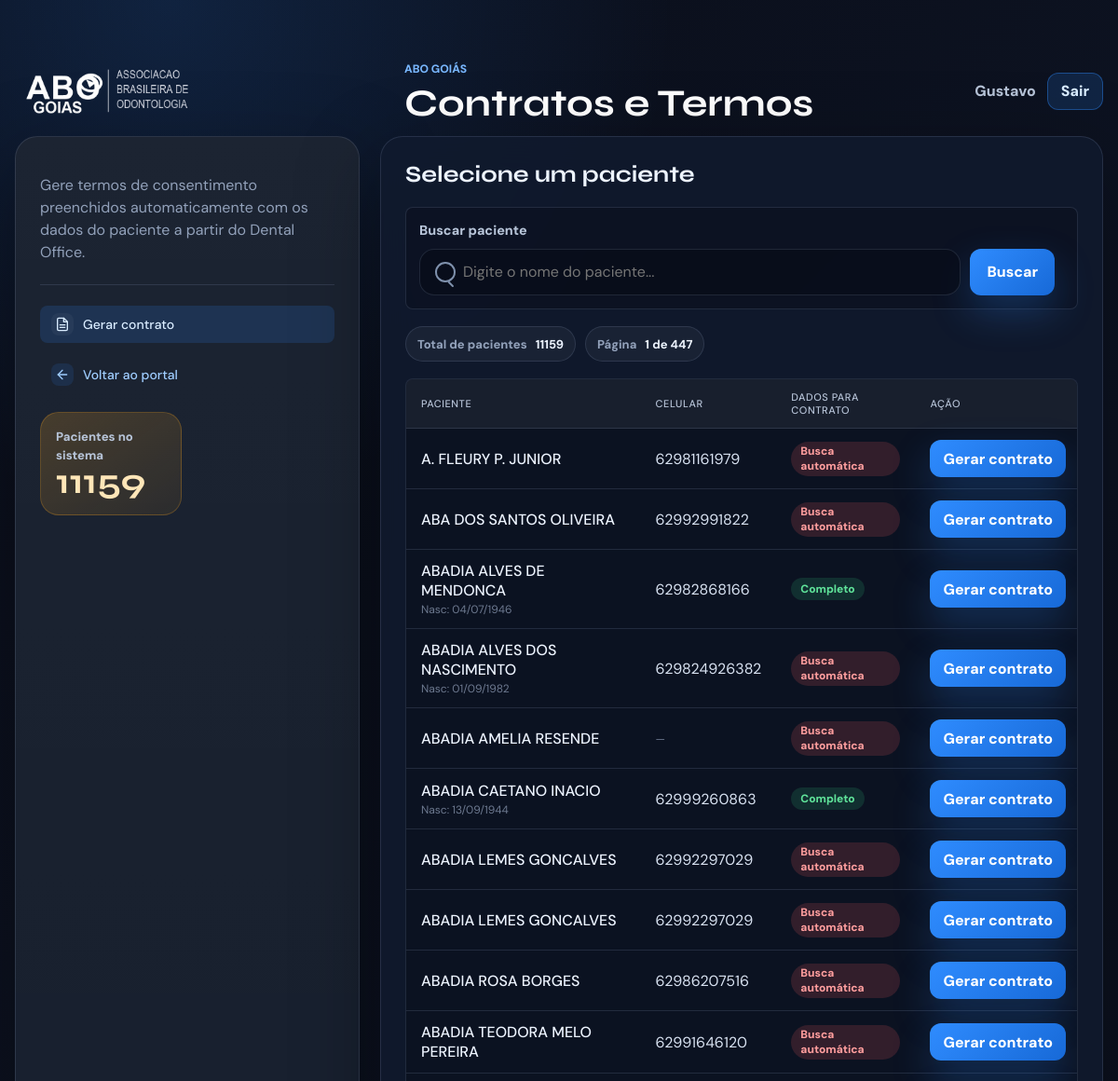
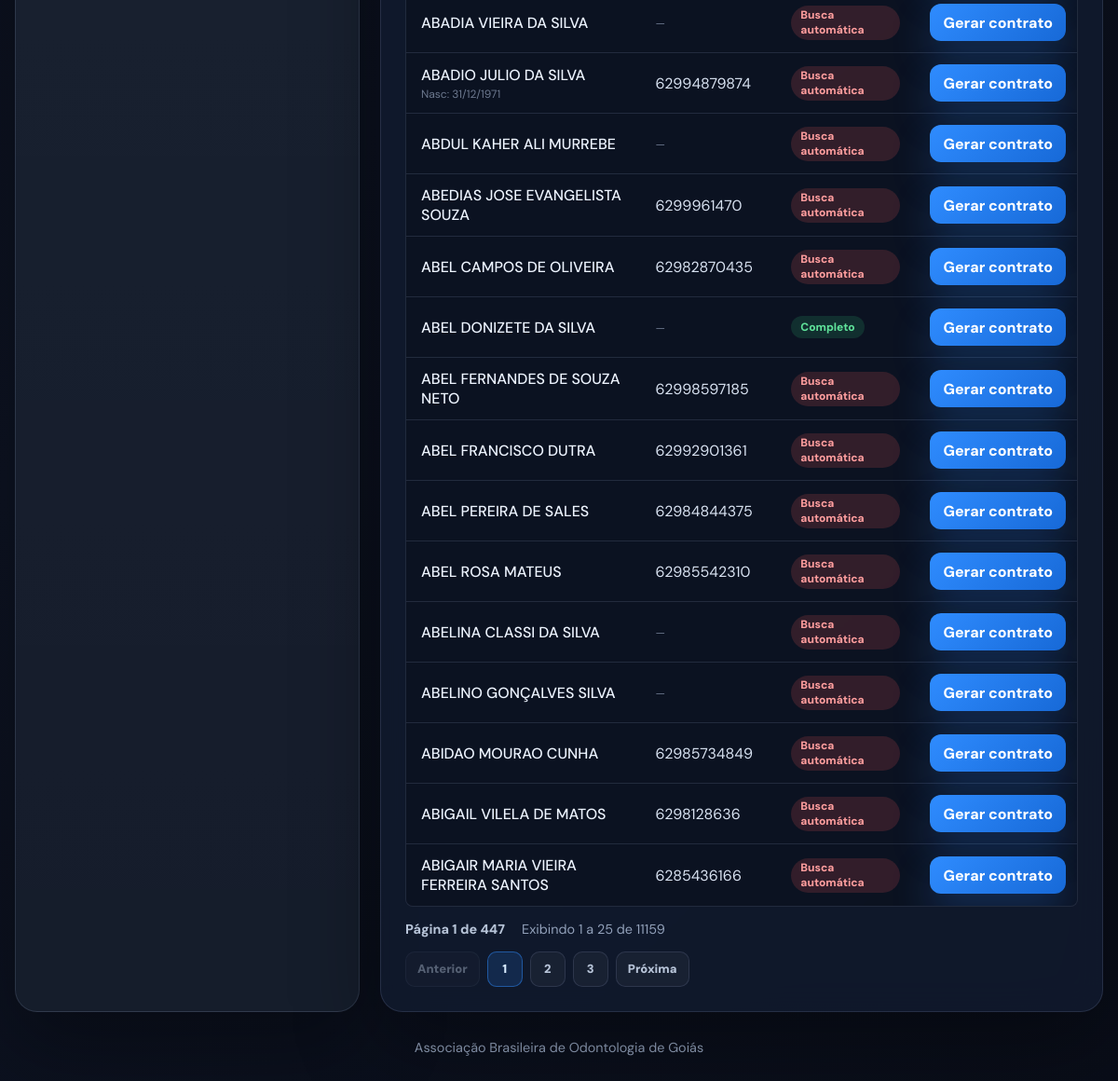
/contratos/ (signed in), run on the app's committed database (2 pictures, top to bottom).
### gestao_lab/models.py (models this page shows, shortened)
class Paciente(ModeloBase):
    nome = models.CharField(max_length=200)
    celular = models.CharField(max_length=20, blank=True)
    id_dental = models.CharField(max_length=50, unique=True)
    processo_aberto = models.BooleanField(default=False)
    data_previsao_retorno = models.DateField(null=True, blank=True)
    origem = models.CharField(
        max_length=20,
        choices=OrigemDados.choices,
        default=OrigemDados.DENTAL,
    )
    ultima_sincronizacao = models.DateTimeField(null=True, blank=True)
    cpf = models.CharField(max_length=20, blank=True)
    rg = models.CharField(max_length=30, blank=True)
    data_nascimento = models.DateField(null=True, blank=True)
    endereco_logradouro = models.CharField(max_length=200, blank=True)
    endereco_numero = models.CharField(max_length=20, blank=True)
    endereco_complemento = models.CharField(max_length=100, blank=True)
    endereco_bairro = models.CharField(max_length=100, blank=True)
    endereco_cidade = models.CharField(max_length=100, blank=True)
    endereco_estado = models.CharField(max_length=2, blank=True)
    endereco_cep = models.CharField(max_length=10, blank=True)
    nome_responsavel = models.CharField(max_length=200, blank=True)
    cpf_responsavel = models.CharField(max_length=20, blank=True)
    @property
    def dados_contrato_completos(self) -> bool:
        return bool(self.cpf or self.rg) and bool(self.endereco_cidade)
    class Meta:
        ordering = ["nome"]
        verbose_name = "paciente"
        verbose_name_plural = "pacientes"

### gestao_contratos/views.py (the view, shortened to what this page needs)
# urls.py: path("contratos/", include("gestao_contratos.urls")),
@login_required
def contratos(request: HttpRequest) -> HttpResponse:
    busca = request.GET.get("q", "").strip()
    pacientes_qs = Paciente.objects.filter(ativo=True).order_by("nome")
    if busca:
        pacientes_qs = pacientes_qs.filter(nome__icontains=busca)
    pacientes_api: list[dict] = []
    erro_api: str = ""
    total = pacientes_qs.count()
    params = request.GET.copy()
    params.pop("page", None)
    paginator = Paginator(pacientes_qs, _PACIENTES_POR_PAGINA)
    page_obj = paginator.get_page(request.GET.get("page"))
    return render(
        request,
        "gestao_contratos/contratos.html",
        {
            "pacientes": page_obj,
            "page_obj": page_obj,
            "query_string": params.urlencode(),
            "pacientes_api": pacientes_api,
            "busca": busca,
            "total": total,
            "erro_api": erro_api,
        },
    )

### gestao_cme/context_processors.py (called while the page is built)
def usuario_logado(request: HttpRequest) -> dict:
    return {"usuario_logado": request.user if request.user.is_authenticated else None}

### gestao_contratos/templates/gestao_contratos/contratos.html (shortened to what this page needs)
{% extends "gestao_cme/base.html" %}
{% block header_eyebrow %}ABO Goiás{% endblock %}
{% block header_title %}Contratos e Termos{% endblock %}
{% block content %}
<main class="page-shell">
    <div class="layout-grid">
        <aside class="panel config-panel">
            <p class="panel-copy">
                Gere termos de consentimento preenchidos automaticamente com os dados
                do paciente a partir do Dental Office.
            </p>
            <nav class="side-nav" aria-label="Navegação de contratos">
                <a class="side-link active" href="{% url 'contratos' %}">
                    <span class="side-icon" aria-hidden="true">
                    </span>
                    <span>Gerar contrato</span>
                </a>
                <a class="side-link side-link-return" href="{% url 'home' %}">
                    <span class="side-icon" aria-hidden="true">
                        <svg viewBox="0 0 24 24" width="16" height="16" fill="none" stroke="currentColor" stroke-width="2" stroke-linecap="round" stroke-linejoin="round">
                            <path d="M19 12H5"/>
                            <path d="m12 19-7-7 7-7"/>
                        </svg>
                    </span>
                    <span>Voltar ao portal</span>
                </a>
            </nav>
            <div class="metric-grid" style="margin-top: 20px;">
                <div class="metric-card">
                    <span class="metric-label">Pacientes no sistema</span>
                    <strong>{{ total }}</strong>
                </div>
            </div>
        </aside>
        <section class="panel results-panel">
            <div class="results-topbar">
                <div>
                    <h2>Selecione um paciente</h2>
                </div>
            </div>
            <form class="results-search" method="get" autocomplete="off">
                <label class="search-label" for="results-q-contratos">Buscar paciente</label>
                <div class="results-search-row">
                    <div class="search-control">
                        <input id="results-q-contratos" type="search" name="q"
                               value="{{ busca }}"
                               placeholder="Digite o nome do paciente...">
                    </div>
                    <button class="button primary" type="submit">Buscar</button>
                </div>
            </form>
            {% if busca %}
                <div class="selection-summary">
                    <div class="info-chip">
                        <span>Buscando por</span>
                        <strong>"{{ busca }}"</strong>
                    </div>
                    <div class="info-chip">
                        <span>No sistema</span>
                        <strong>{{ total }} resultado(s)</strong>
                    </div>
                    {% if pacientes_api %}
                        <div class="info-chip">
                            <span>No Dental Office</span>
                            <strong>{{ pacientes_api|length }} resultado(s)</strong>
                        </div>
                    {% endif %}
                </div>
            {% else %}
                <div class="selection-summary">
                    <div class="info-chip">
                        <span>Total de pacientes</span>
                        <strong>{{ total }}</strong>
                    </div>
                    {% if page_obj.paginator.num_pages > 1 %}
                        <div class="info-chip">
                            <span>Página</span>
                            <strong>{{ page_obj.number }} de {{ page_obj.paginator.num_pages }}</strong>
                        </div>
                    {% endif %}
                </div>
            {% endif %}
            {% if pacientes %}
                <div class="table-wrap data-table-wrap">
                    <table class="data-table">
                        <thead>
                            <tr>
                                <th>Paciente</th>
                                <th>Celular</th>
                                <th>Dados para contrato</th>
                                <th>Ação</th>
                            </tr>
                        </thead>
                        <tbody>
                            {% for paciente in pacientes %}
                                <tr>
                                    <td>
                                        <strong>{{ paciente.nome }}</strong>
                                        {% if paciente.data_nascimento %}
                                            <span class="cell-muted">Nasc: {{ paciente.data_nascimento|date:"d/m/Y" }}</span>
                                        {% endif %}
                                    </td>
                                    <td>
                                        {% if paciente.celular %}
                                            {{ paciente.celular }}
                                        {% else %}
                                            <span class="cell-muted">—</span>
                                        {% endif %}
                                    </td>
                                    <td>
                                        {% if paciente.dados_contrato_completos %}
                                            <span class="badge badge-devolvido">Completo</span>
                                        {% else %}
                                            <span class="badge badge-atrasado">Busca automática</span>
                                        {% endif %}
                                    </td>
                                    <td class="actions-cell">
                                        <a class="button compact-button primary"
                                           href="{% url 'contrato_gerar' paciente.pk %}">
                                            Gerar contrato
                                        </a>
                                    </td>
                                </tr>
                            {% endfor %}
                        </tbody>
                    </table>
                </div>
            {% endif %}
            {% if pacientes %}
                {% include "gestao_cme/partials/paginacao.html" %}
            {% endif %}
        </section>
    </div>
</main>
{% endblock %}

### gestao_cme/templates/gestao_cme/base.html (shortened to what this page needs)
﻿{% load static %}
<!doctype html>
<html lang="pt-BR">
<head>
    <link rel="stylesheet" href="{% static 'gestao_cme/css/home.css' %}">
</head>
<body class="{% block body_class %}{% endblock %}">
    <header class="app-header {% block header_class %}{% endblock %}">
        <div class="header-inner">
            <div class="brand">
                <img class="brand-logo" src="{% static 'gestao_cme/img/logo.png' %}" alt="ABO Goiás">
                {% block header_brand_text %}
                    <div>
                        <p class="eyebrow">{% block header_eyebrow %}ABO Goiás{% endblock %}</p>
                        <h1>{% block header_title %}Sistemas internos{% endblock %}</h1>
                    </div>
                {% endblock %}
            </div>
            {% if usuario_logado %}
                <div class="user-menu">
                    <span>{{ usuario_logado.get_full_name|default:usuario_logado.username }}</span>
                    <form method="post" action="{% url 'logout' %}">
                        <button class="button secondary compact-button" type="submit">Sair</button>
                    </form>
                </div>
            {% endif %}
        </div>
    </header>
    {% block content %}{% endblock %}
    {% block footer %}
        <footer class="footer">
            Associação Brasileira de Odontologia de Goiás
        </footer>
    {% endblock %}
</body>
</html>

### data on the page
Paciente: nome "A. FLEURY P. JUNIOR", celular "62981161979", cpf "Busca automática"
Paciente: nome "ABA DOS SANTOS OLIVEIRA", celular "62992991822", cpf "Busca automática"
Paciente: nome "ABADIA ALVES DE MENDONCA", data_nascimento "04/07/1946", celular "62982868166", cpf "Completo"
Paciente: nome "ABADIA ALVES DOS NASCIMENTO", data_nascimento "01/09/1982", celular "629824926382", cpf "Busca automática"
Paciente: nome "ABADIA AMELIA RESENDE", cpf "Busca automática"
Paciente: nome "ABADIA CAETANO INACIO", data_nascimento "13/09/1944", celular "62999260863", cpf "Completo"
Paciente: nome "ABADIA LEMES GONCALVES", celular "62992297029", cpf "Busca automática"
Paciente: nome "ABADIA LEMES GONCALVES", celular "62992297029", cpf "Busca automática"
Paciente: nome "ABADIA ROSA BORGES", celular "62986207516", cpf "Busca automática"
Paciente: nome "ABADIA TEODORA MELO PEREIRA", celular "62991646120", cpf "Busca automática"
Paciente: nome "ABADIA VIEIRA DA SILVA", cpf "Busca automática"
Paciente: nome "ABADIO JULIO DA SILVA", data_nascimento "31/12/1971", celular "62994879874", cpf "Busca automática"
Paciente: nome "ABDUL KAHER ALI MURREBE", cpf "Busca automática"
Paciente: nome "ABEDIAS JOSE EVANGELISTA SOUZA", celular "6299961470", cpf "Busca automática"
Paciente: nome "ABEL CAMPOS DE OLIVEIRA", celular "62982870435", cpf "Busca automática"
Paciente: nome "ABEL DONIZETE DA SILVA", cpf "Completo"
Paciente: nome "ABEL FERNANDES DE SOUZA NETO", celular "62998597185", cpf "Busca automática"
Paciente: nome "ABEL FRANCISCO DUTRA", celular "62992901361", cpf "Busca automática"
Paciente: nome "ABEL PEREIRA DE SALES", celular "62984844375", cpf "Busca automática"
Paciente: nome "ABEL ROSA MATEUS", celular "62985542310", cpf "Busca automática"
Paciente: nome "ABELINA CLASSI DA SILVA", cpf "Busca automática"
Paciente: nome "ABELINO GONÇALVES SILVA", cpf "Busca automática"
Paciente: nome "ABIDAO MOURAO CUNHA", celular "62985734849", cpf "Busca automática"
Paciente: nome "ABIGAIL VILELA DE MATOS", celular "6298128636", cpf "Busca automática"
Paciente: nome "ABIGAIR MARIA VIEIRA FERREIRA SANTOS", celular "6285436166", cpf "Busca automática"

### other printed values
{{ usuario_logado.get_full_name|default:usuario_logado.username }} "Gustavo"
{{ total }} "11159"
{{ page_obj.number }} "1"
{{ page_obj.paginator.num_pages }} "447"
{{ page_obj.start_index }} "1"
{{ page_obj.end_index }} "25"
{{ page_obj.paginator.count }} "11159"
{{ numero }} "1"
{{ numero }} "2" "3"
